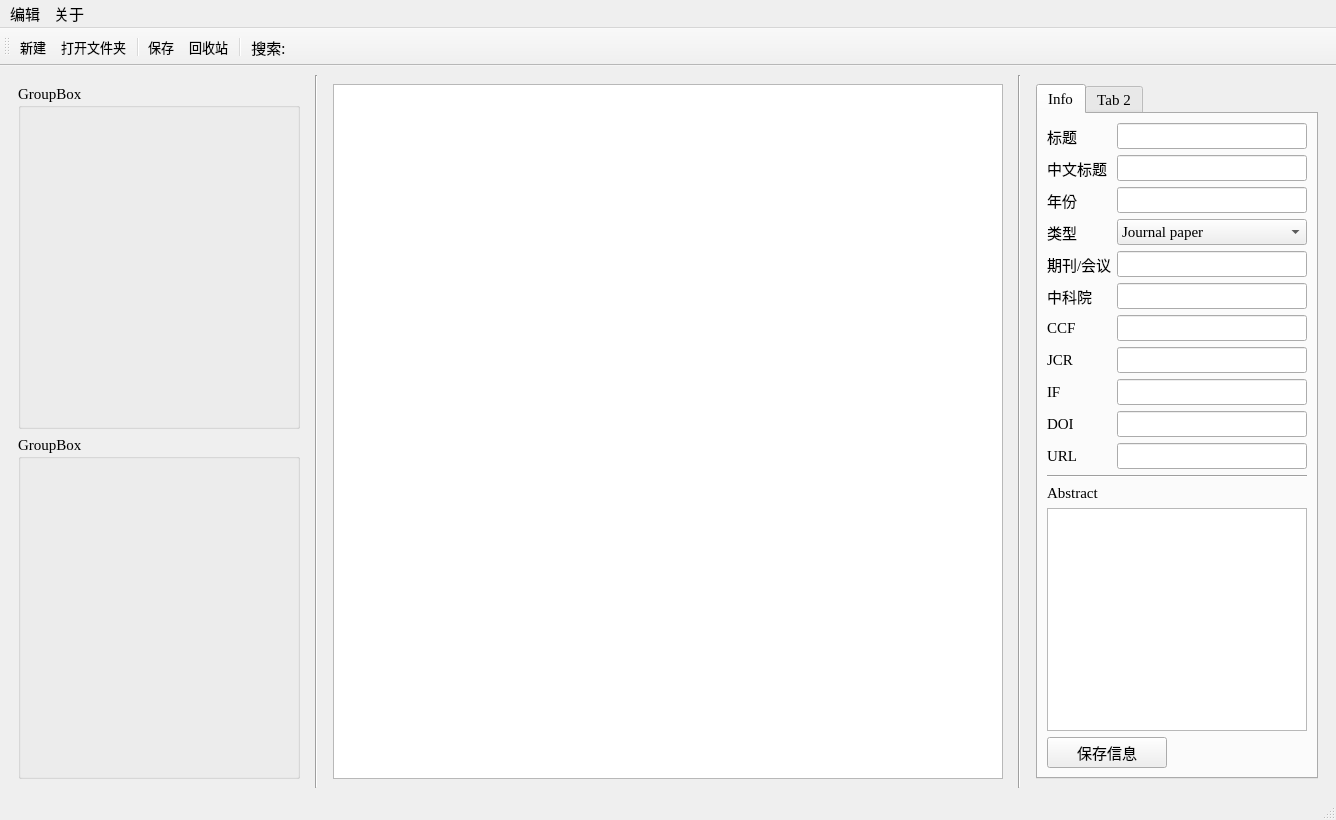
<?xml version="1.0" encoding="UTF-8"?>
<ui version="4.0">
 <class>MainWindow</class>
 <widget class="QMainWindow" name="MainWindow">
  <property name="geometry">
   <rect>
    <x>0</x>
    <y>0</y>
    <width>1336</width>
    <height>820</height>
   </rect>
  </property>
  <property name="minimumSize">
   <size>
    <width>1200</width>
    <height>700</height>
   </size>
  </property>
  <property name="font">
   <font>
    <family>Times New Roman</family>
    <pointsize>11</pointsize>
   </font>
  </property>
  <property name="cursor">
   <cursorShape>PointingHandCursor</cursorShape>
  </property>
  <property name="windowTitle">
   <string>TagLib</string>
  </property>
  <property name="windowIcon">
   <iconset>
    <normalon>D:/Pictures/icos/logo.svg</normalon>
   </iconset>
  </property>
  <widget class="QWidget" name="centralwidget">
   <layout class="QHBoxLayout" name="horizontalLayout">
    <item>
     <widget class="QWidget" name="leftWidget" native="true">
      <property name="minimumSize">
       <size>
        <width>300</width>
        <height>0</height>
       </size>
      </property>
      <property name="maximumSize">
       <size>
        <width>300</width>
        <height>16777215</height>
       </size>
      </property>
      <layout class="QVBoxLayout" name="verticalLayout">
       <item>
        <widget class="QGroupBox" name="groupBox">
         <property name="title">
          <string>GroupBox</string>
         </property>
        </widget>
       </item>
       <item>
        <widget class="QGroupBox" name="groupBox_2">
         <property name="title">
          <string>GroupBox</string>
         </property>
        </widget>
       </item>
      </layout>
     </widget>
    </item>
    <item>
     <widget class="Line" name="line_2">
      <property name="orientation">
       <enum>Qt::Vertical</enum>
      </property>
     </widget>
    </item>
    <item>
     <widget class="QWidget" name="centerWidget" native="true">
      <layout class="QHBoxLayout" name="horizontalLayout_2">
       <item>
        <widget class="QTableView" name="tableView"/>
       </item>
      </layout>
     </widget>
    </item>
    <item>
     <widget class="Line" name="line">
      <property name="orientation">
       <enum>Qt::Vertical</enum>
      </property>
     </widget>
    </item>
    <item>
     <widget class="QWidget" name="rightWidget" native="true">
      <property name="minimumSize">
       <size>
        <width>300</width>
        <height>0</height>
       </size>
      </property>
      <property name="maximumSize">
       <size>
        <width>300</width>
        <height>16777215</height>
       </size>
      </property>
      <layout class="QGridLayout" name="gridLayout">
       <item row="0" column="0">
        <widget class="QTabWidget" name="tabWidget">
         <property name="enabled">
          <bool>true</bool>
         </property>
         <property name="toolTip">
          <string/>
         </property>
         <property name="currentIndex">
          <number>0</number>
         </property>
         <widget class="QWidget" name="tab_info">
          <attribute name="title">
           <string>Info</string>
          </attribute>
          <layout class="QVBoxLayout" name="verticalLayout_2">
           <item>
            <layout class="QHBoxLayout" name="horizontalLayout_3">
             <item>
              <widget class="QLabel" name="label">
               <property name="minimumSize">
                <size>
                 <width>64</width>
                 <height>0</height>
                </size>
               </property>
               <property name="maximumSize">
                <size>
                 <width>64</width>
                 <height>16777215</height>
                </size>
               </property>
               <property name="text">
                <string>标题</string>
               </property>
              </widget>
             </item>
             <item>
              <widget class="QLineEdit" name="line_title"/>
             </item>
            </layout>
           </item>
           <item>
            <layout class="QHBoxLayout" name="horizontalLayout_13">
             <item>
              <widget class="QLabel" name="label_12">
               <property name="minimumSize">
                <size>
                 <width>64</width>
                 <height>0</height>
                </size>
               </property>
               <property name="maximumSize">
                <size>
                 <width>64</width>
                 <height>16777215</height>
                </size>
               </property>
               <property name="text">
                <string>中文标题</string>
               </property>
              </widget>
             </item>
             <item>
              <widget class="QLineEdit" name="line_title_2"/>
             </item>
            </layout>
           </item>
           <item>
            <layout class="QHBoxLayout" name="horizontalLayout_4">
             <item>
              <widget class="QLabel" name="label_3">
               <property name="minimumSize">
                <size>
                 <width>64</width>
                 <height>0</height>
                </size>
               </property>
               <property name="maximumSize">
                <size>
                 <width>64</width>
                 <height>16777215</height>
                </size>
               </property>
               <property name="text">
                <string>年份</string>
               </property>
              </widget>
             </item>
             <item>
              <widget class="QLineEdit" name="line_year"/>
             </item>
            </layout>
           </item>
           <item>
            <layout class="QHBoxLayout" name="horizontalLayout_5">
             <item>
              <widget class="QLabel" name="label_4">
               <property name="minimumSize">
                <size>
                 <width>64</width>
                 <height>0</height>
                </size>
               </property>
               <property name="maximumSize">
                <size>
                 <width>64</width>
                 <height>16777215</height>
                </size>
               </property>
               <property name="text">
                <string>类型</string>
               </property>
              </widget>
             </item>
             <item>
              <widget class="QComboBox" name="comboBox">
               <item>
                <property name="text">
                 <string>Journal paper</string>
                </property>
                <property name="icon">
                 <iconset>
                  <normalon>D:/Pictures/icos/journal.svg</normalon>
                 </iconset>
                </property>
               </item>
               <item>
                <property name="text">
                 <string>Preprint paper</string>
                </property>
                <property name="icon">
                 <iconset>
                  <normalon>D:/Pictures/icos/preprint.svg</normalon>
                 </iconset>
                </property>
               </item>
               <item>
                <property name="text">
                 <string>Conference paper</string>
                </property>
                <property name="icon">
                 <iconset>
                  <normalon>D:/Pictures/icos/conference.svg</normalon>
                 </iconset>
                </property>
               </item>
              </widget>
             </item>
            </layout>
           </item>
           <item>
            <layout class="QHBoxLayout" name="horizontalLayout_6">
             <item>
              <widget class="QLabel" name="label_2">
               <property name="enabled">
                <bool>true</bool>
               </property>
               <property name="minimumSize">
                <size>
                 <width>64</width>
                 <height>0</height>
                </size>
               </property>
               <property name="maximumSize">
                <size>
                 <width>64</width>
                 <height>16777215</height>
                </size>
               </property>
               <property name="text">
                <string>期刊/会议</string>
               </property>
              </widget>
             </item>
             <item>
              <widget class="QLineEdit" name="line_pub"/>
             </item>
            </layout>
           </item>
           <item>
            <layout class="QHBoxLayout" name="horizontalLayout_7">
             <item>
              <widget class="QLabel" name="label_5">
               <property name="minimumSize">
                <size>
                 <width>64</width>
                 <height>0</height>
                </size>
               </property>
               <property name="maximumSize">
                <size>
                 <width>64</width>
                 <height>16777215</height>
                </size>
               </property>
               <property name="text">
                <string>中科院</string>
               </property>
              </widget>
             </item>
             <item>
              <widget class="QLineEdit" name="line_zky"/>
             </item>
            </layout>
           </item>
           <item>
            <layout class="QHBoxLayout" name="horizontalLayout_8">
             <item>
              <widget class="QLabel" name="label_6">
               <property name="minimumSize">
                <size>
                 <width>64</width>
                 <height>0</height>
                </size>
               </property>
               <property name="maximumSize">
                <size>
                 <width>64</width>
                 <height>16777215</height>
                </size>
               </property>
               <property name="text">
                <string>CCF</string>
               </property>
              </widget>
             </item>
             <item>
              <widget class="QLineEdit" name="line_ccf"/>
             </item>
            </layout>
           </item>
           <item>
            <layout class="QHBoxLayout" name="horizontalLayout_9">
             <item>
              <widget class="QLabel" name="label_7">
               <property name="minimumSize">
                <size>
                 <width>64</width>
                 <height>0</height>
                </size>
               </property>
               <property name="maximumSize">
                <size>
                 <width>64</width>
                 <height>16777215</height>
                </size>
               </property>
               <property name="text">
                <string>JCR</string>
               </property>
              </widget>
             </item>
             <item>
              <widget class="QLineEdit" name="line_jcr"/>
             </item>
            </layout>
           </item>
           <item>
            <layout class="QHBoxLayout" name="horizontalLayout_10">
             <item>
              <widget class="QLabel" name="label_9">
               <property name="minimumSize">
                <size>
                 <width>64</width>
                 <height>0</height>
                </size>
               </property>
               <property name="maximumSize">
                <size>
                 <width>64</width>
                 <height>16777215</height>
                </size>
               </property>
               <property name="text">
                <string>IF</string>
               </property>
              </widget>
             </item>
             <item>
              <widget class="QLineEdit" name="line_if"/>
             </item>
            </layout>
           </item>
           <item>
            <layout class="QHBoxLayout" name="horizontalLayout_11">
             <item>
              <widget class="QLabel" name="label_8">
               <property name="minimumSize">
                <size>
                 <width>64</width>
                 <height>0</height>
                </size>
               </property>
               <property name="maximumSize">
                <size>
                 <width>64</width>
                 <height>16777215</height>
                </size>
               </property>
               <property name="text">
                <string>DOI</string>
               </property>
              </widget>
             </item>
             <item>
              <widget class="QLineEdit" name="line_doi"/>
             </item>
            </layout>
           </item>
           <item>
            <layout class="QHBoxLayout" name="horizontalLayout_12">
             <item>
              <widget class="QLabel" name="label_10">
               <property name="minimumSize">
                <size>
                 <width>64</width>
                 <height>0</height>
                </size>
               </property>
               <property name="maximumSize">
                <size>
                 <width>64</width>
                 <height>16777215</height>
                </size>
               </property>
               <property name="text">
                <string>URL</string>
               </property>
              </widget>
             </item>
             <item>
              <widget class="QLineEdit" name="line_url"/>
             </item>
            </layout>
           </item>
           <item>
            <widget class="Line" name="line_3">
             <property name="orientation">
              <enum>Qt::Horizontal</enum>
             </property>
            </widget>
           </item>
           <item>
            <widget class="QLabel" name="label_11">
             <property name="text">
              <string>Abstract</string>
             </property>
            </widget>
           </item>
           <item>
            <widget class="QTextEdit" name="textEdit_abstract"/>
           </item>
           <item>
            <widget class="QPushButton" name="button_save_info">
             <property name="minimumSize">
              <size>
               <width>120</width>
               <height>0</height>
              </size>
             </property>
             <property name="maximumSize">
              <size>
               <width>120</width>
               <height>16777215</height>
              </size>
             </property>
             <property name="layoutDirection">
              <enum>Qt::LeftToRight</enum>
             </property>
             <property name="text">
              <string>保存信息</string>
             </property>
            </widget>
           </item>
          </layout>
         </widget>
         <widget class="QWidget" name="tab_2">
          <attribute name="title">
           <string>Tab 2</string>
          </attribute>
         </widget>
        </widget>
       </item>
      </layout>
     </widget>
    </item>
   </layout>
  </widget>
  <widget class="QMenuBar" name="menubar">
   <property name="geometry">
    <rect>
     <x>0</x>
     <y>0</y>
     <width>1336</width>
     <height>23</height>
    </rect>
   </property>
   <widget class="QMenu" name="menu">
    <property name="title">
     <string>编辑</string>
    </property>
   </widget>
   <widget class="QMenu" name="menu_2">
    <property name="title">
     <string>关于</string>
    </property>
   </widget>
   <addaction name="menu"/>
   <addaction name="menu_2"/>
  </widget>
  <widget class="QStatusBar" name="statusbar"/>
  <widget class="QToolBar" name="toolBar">
   <property name="font">
    <font>
     <family>Times New Roman</family>
     <pointsize>10</pointsize>
    </font>
   </property>
   <property name="windowTitle">
    <string>toolBar</string>
   </property>
   <attribute name="toolBarArea">
    <enum>TopToolBarArea</enum>
   </attribute>
   <attribute name="toolBarBreak">
    <bool>false</bool>
   </attribute>
   <addaction name="action"/>
   <addaction name="action_2"/>
   <addaction name="separator"/>
   <addaction name="action_3"/>
   <addaction name="action_4"/>
   <addaction name="separator"/>
   <addaction name="action_5"/>
  </widget>
  <action name="action">
   <property name="icon">
    <iconset>
     <normaloff>D:/Pictures/icos/new.svg</normaloff>D:/Pictures/icos/new.svg</iconset>
   </property>
   <property name="text">
    <string>新建</string>
   </property>
   <property name="shortcut">
    <string>Ctrl+N</string>
   </property>
  </action>
  <action name="action_2">
   <property name="icon">
    <iconset>
     <normalon>D:/Pictures/icos/open.svg</normalon>
    </iconset>
   </property>
   <property name="text">
    <string>打开文件夹</string>
   </property>
  </action>
  <action name="action_3">
   <property name="icon">
    <iconset>
     <normalon>D:/Pictures/icos/save.svg</normalon>
    </iconset>
   </property>
   <property name="text">
    <string>保存</string>
   </property>
   <property name="shortcut">
    <string>Ctrl+S</string>
   </property>
  </action>
  <action name="action_4">
   <property name="icon">
    <iconset>
     <normalon>D:/Pictures/icos/bin.svg</normalon>
    </iconset>
   </property>
   <property name="text">
    <string>回收站</string>
   </property>
   <property name="shortcut">
    <string>Ctrl+D</string>
   </property>
  </action>
  <action name="action_5">
   <property name="text">
    <string>搜索:</string>
   </property>
   <property name="font">
    <font>
     <family>宋体</family>
     <pointsize>11</pointsize>
    </font>
   </property>
  </action>
 </widget>
 <resources/>
 <connections/>
</ui>
